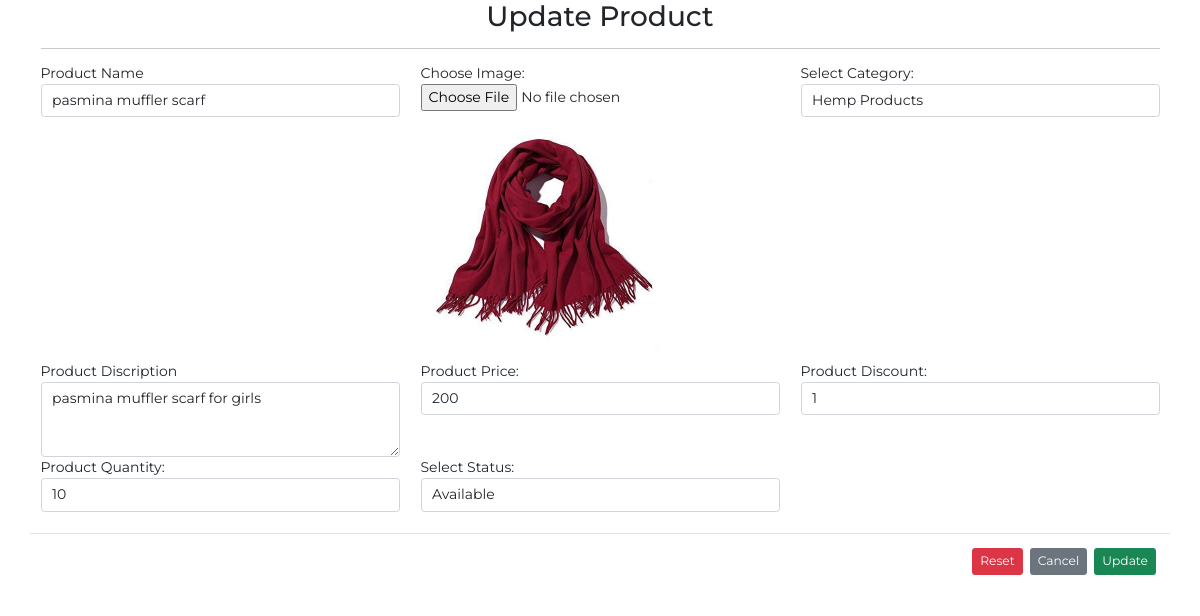
The page /admin/update.php?p_id=23 (signed in) on the database its author committed.
### tables this page shows
CREATE TABLE `product` (
  `p_id` int(11) NOT NULL,
  `p_name` varchar(50) NOT NULL,
  `p_photo` varchar(100) NOT NULL,
  `p_cat` int(5) NOT NULL,
  `p_disc` text NOT NULL,
  `p_price` int(20) NOT NULL,
  `p_discount` int(10) NOT NULL,
  `p_qty` int(11) NOT NULL,
  `p_status` int(5) NOT NULL
);

### admin/update.php (the view, shortened to what this page needs)
<?php
 include 'connect.php';
?>
<!DOCTYPE html>
<html lang="en">
<head>
    <link href="https://cdn.jsdelivr.net/npm/bootstrap@5.0.0-beta2/dist/css/bootstrap.min.css" rel="stylesheet">
    <link rel="stylesheet" href="https://pro.fontawesome.com/releases/v5.10.0/css/all.css"/>
    <link rel="stylesheet" href="css/mastercss.css?v=<?php echo time(); ?>">
</head>
<body>
    <?php
    $id = $_GET['p_id'];
    $sql = "SELECT * FROM  product WHERE p_id = {$id}";
              $result = mysqli_query($conn, $sql);
              if (mysqli_num_rows($result) > 0) {
                while($row = mysqli_fetch_assoc($result)) {
    ?>
    <div class="container">
        <h2 class="text-center mx-4 ">Update Product</h2><hr>
        <form action="update-product.php" method="post" enctype="multipart/form-data">
            <div class="row">
            <div class="form-group col-md-4">
                <label for="p_name">Product Name</label>
                <input type="text" class="form-control" value="<?php echo $row['p_name']; ?>" id="p_name" name="p_name" placeholder="Enter Product name" >
            </div>
            <div class="form-group col-md-4">
                <label for="p_photo" >Choose Image:</label>
                <input type="file" class="form-control-file" name="p_photo" id="file" onchange="getImagePreview(event)">
                    <div class="div" id="oldpreview">
                        <img src="upload/<?php echo $row['p_photo']; ?>"  alt="" width="250" height="250">
                    </div>
            </div>
            <div class="form-group col-md-4">
             <label  for="p_category">Select Category:</label>
                <select class="form-control" id="p_category" name="p_category" >
                    <?php
                    $sql1 = "SELECT * FROM category";
                    $result1 = mysqli_query($conn, $sql1) or die("Query Failed.");
                    if(mysqli_num_rows($result1) > 0){
                        while($row1 = mysqli_fetch_assoc($result1)){
                            if($row1['cat_id']==$row['p_cat']){
                                $selected = "selected";
                            }
                            else{
                                $selected = "";
                            }
                            echo "<option value='{$row1['cat_id']}' ".$selected.">{$row1['cat_name']}</option>";
                        }
                        }
                    ?>
                </select>
            </div>
            <div class="form-group col-md-4">
                <label for="p_disc">Product Discription</label>
                <textarea class="form-control" id="p_disc" name="p_disc" rows="3" placeholder="Enter Product Discription" ><?php echo $row['p_disc']; ?></textarea>
            </div>
            <div class="form-group col-md-4">
                <label for="p_price">Product Price:</label>
                <input type="number" class="form-control" value="<?php echo $row['p_price']; ?>" name="p_price" id="p_price" placeholder="Enter Product price" >
            </div>
            <div class="form-group col-md-4">
                <label for="p_disc">Product Discount:</label>
                <input type="number" class="form-control" value="<?php echo $row['p_discount']; ?>" name="p_discount" id="p_disc" placeholder="Enter Product Discount rate" >
            </div>
            <div class="form-group col-md-4">
                <label for="p_qty">Product Quantity:</label>
                <input type="number" class="form-control" name="p_qty" id="p_qty"  value="<?php echo $row['p_qty']; ?>"  placeholder="Enter Product Quantity" >
            </div>
            <div class="form-group col-md-4">
             <label for="p_status">Select Status:</label>
                <select class="form-control" id="p_status" name="p_status"  >
                     <?php
                    $sql2 = "SELECT * FROM available ";
                    $result2 = mysqli_query($conn, $sql2) or die("Query Failed.");
                    if(mysqli_num_rows($result2) > 0){
                        while($row2 = mysqli_fetch_assoc($result2)){
                            if($row2['available_id']==$row['p_status']){
                                $selected = "selected";
                            }
                            else{
                                $selected = "";
                            }
                            echo "<option value='{$row2['available_id']}' ".$selected.">{$row2['available_status']}</option>";
                        }
                        }
                    ?>
                </select>
            </div>
            <div class="modal-footer my-4">
                <button type="reset" class="btn btn-sm btn-danger">Reset</button>
                 <a href="product.php" type="button" class="btn btn-sm btn-secondary">Cancel</a>
                <button type="submit" class="btn btn-sm btn-success">Update</button>
            </div>
        </form>
    </div>
    <?php
                }
            }
            ?>
</body>
</html>

### admin/css/mastercss.css (style rules this page uses)
* { margin: 0; padding: 0; list-style: none; box-sizing: border-box; text-decoration: none; font-size: 14px; font-family: 'Montserrat', sans-serif; }

### rows shown on the page
product: p_name "pasmina muffler scarf", p_photo (picture), p_disc "pasmina muffler scarf for girls", p_price "200", p_discount "1", p_qty "10"

### other values the page prints
form field p_category "Hemp Products"
form field p_status "Available"
